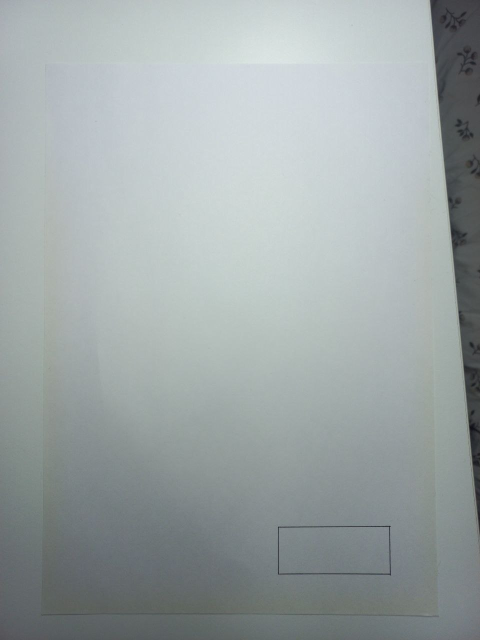
//> input picture lines/images/first.jpg, 960 x 1280 px (shown at 1/2 size)
$ ./main images/first.jpg   (built with g++ and OpenCV 4)
//> lines starting //> are read from the running program, lines starting //| are printed output that depends on the picture; after the words box and inside, x2 and y2 are one past the last pixel; in counts of white or black regions, pixels touching at a corner belong together
#include "opencv2/imgcodecs.hpp"
#include <iostream>
#include "opencv2/highgui.hpp"
#include "opencv2/imgproc.hpp"
using namespace cv;
using namespace std;

int main(int argc, char** argv)
{
    // Declare the output variables
    Mat dst;
    Mat cdst;
    Mat cdstP;
    const char* default_file = "sudoku.png";
    const char* filename = argc >=2 ? argv[1] : default_file;
    // Loads an image

    Mat from_file = imread( samples::findFile( filename ), IMREAD_GRAYSCALE );
//> from_file: 1280 rows x 960 cols, CV_8UC1; min 9, max 228, mean 163.7
    Mat src;
    cv::resize(from_file, src, cv::Size(), 0.75, 0.75);
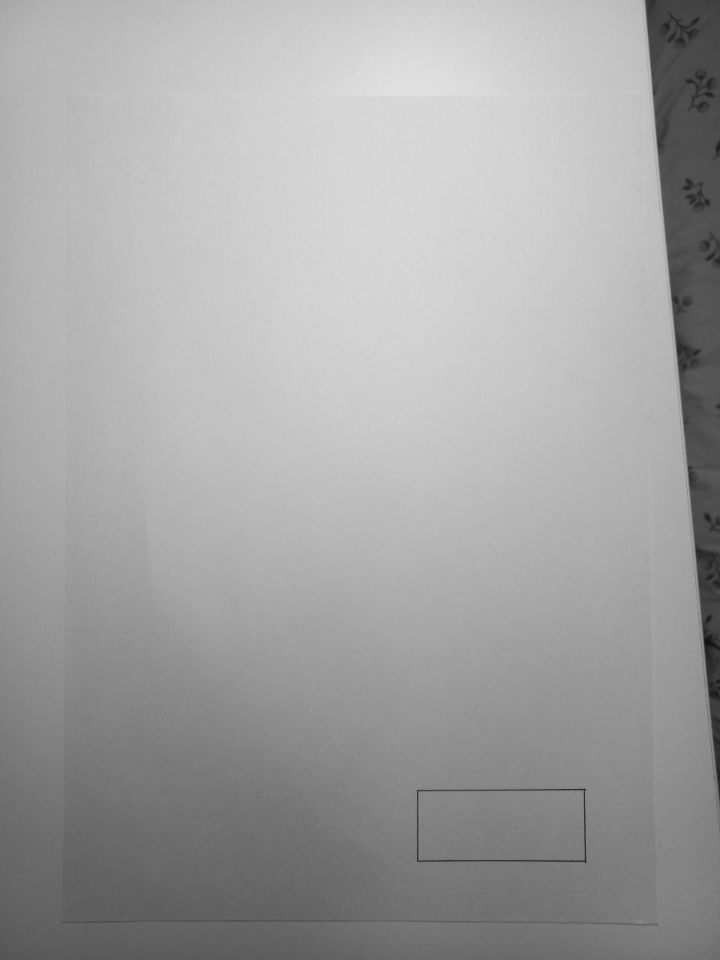
//> src: 960 rows x 720 cols, CV_8UC1; min 14, max 228, mean 163.6

    // Check if image is loaded fine
    if(src.empty()){
        printf(" Error opening image\n");
        printf(" Program Arguments: [image_name -- default %s] \n", default_file);
        return -1;
    }

    // Edge detection
    Canny(src, dst, 50, 200, 3);
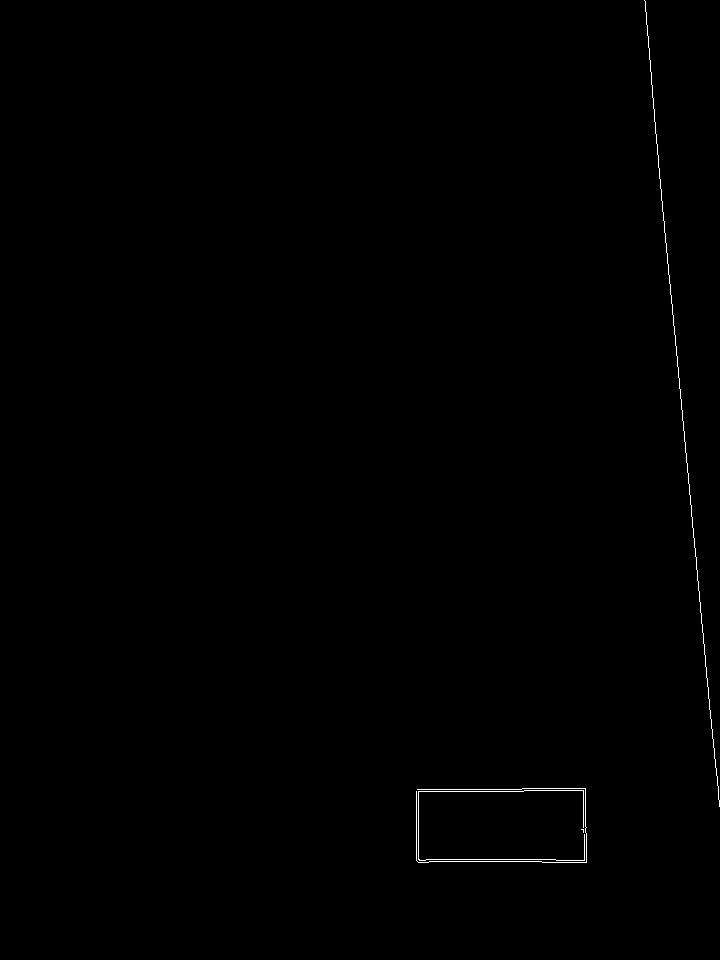
//> dst: 960 rows x 720 cols, CV_8UC1; 0.25% white in thin lines or dots, all inside (x1, y1, x2, y2) = (416, 0, 720, 863)
    imshow("dst", dst);

    // Copy edges to the images that will display the results in BGR
    cvtColor(dst, cdst, COLOR_GRAY2BGR);
    cdstP = cdst.clone();

    // Standard Hough Line Transform
    vector<Vec2f> lines; // will hold the results of the detection
    HoughLines(dst, lines, 1, CV_PI/180, 150, 0, 0 ); // runs the actual detection
//> lines = 2 lines (rho, theta): [-642, 3.05], [-644, 3.05]

    // Draw the lines
    for( size_t i = 0; i < lines.size(); i++ )
    {
        float rho = lines[i][0], theta = lines[i][1];
        Point pt1, pt2;
        double a = cos(theta), b = sin(theta);
        double x0 = a*rho, y0 = b*rho;
        pt1.x = cvRound(x0 + 1000*(-b));
        pt1.y = cvRound(y0 + 1000*(a));
        pt2.x = cvRound(x0 - 1000*(-b));
        pt2.y = cvRound(y0 - 1000*(a));
        line( cdst, pt1, pt2, Scalar(0,0,255), 3, LINE_AA);
    }
//> this loop made 2 passes
//> (rho, theta, a, b, x0, y0) on passes 1 to 2: (-642, 3.05, -0.996, 0.0872, 639.6, -55.95), (-644, 3.05, -0.996, 0.0872, 641.5, -56.13)
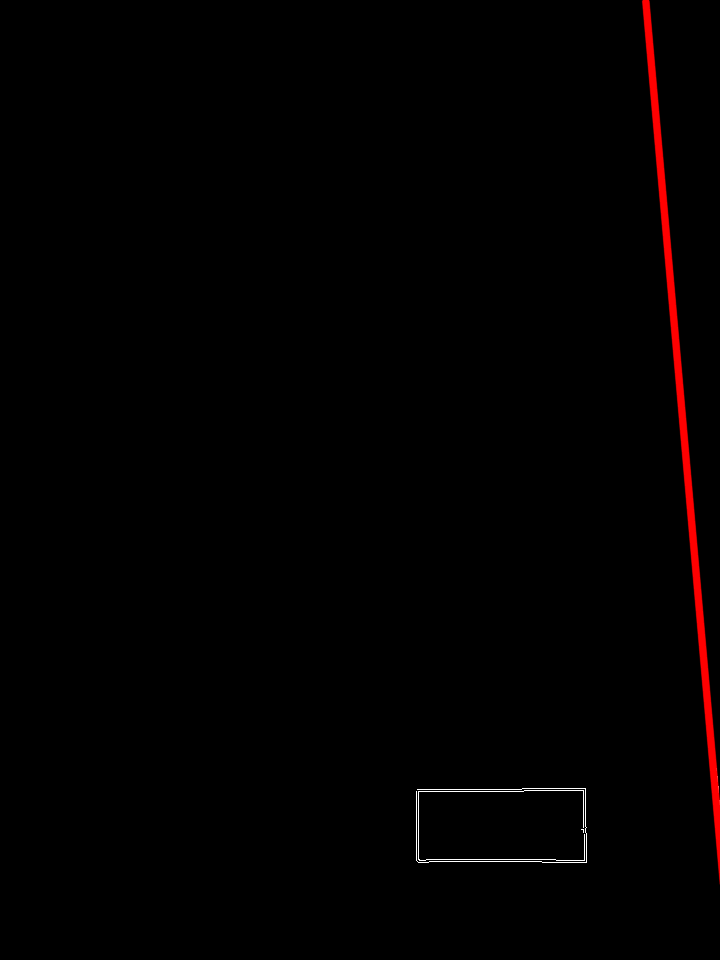
//> cdst: 960 rows x 720 cols, CV_8UC3; mean B, G, R 0.4, 0.4, 2.7
    // Probabilistic Line Transform
    vector<Vec4i> linesP; // will hold the results of the detection
    HoughLinesP(dst, linesP, 1, CV_PI/180, 30, 10, 10 ); // runs the actual detection
//> linesP = 20 lines (x1, y1, x2, y2), first 8: [644, 0, 670, 294], [680, 389, 706, 677], [695, 548, 715, 767], [416, 791, 523, 791], [499, 861, 541, 861], [416, 859, 555, 859], [417, 789, 521, 789], [674, 326, 692, 527]
    // Draw the lines
    for( size_t i = 0; i < linesP.size(); i++ )
    {
        Vec4i l = linesP[i];
        std::cout << "Line start " << l[0] << "x" << l[1] << " line end "<< l[2] << "x" << l[3] << std::endl;
        line( cdstP, Point(l[0], l[1]), Point(l[2], l[3]), Scalar(0,0,255), 1, LINE_AA);
    }
//> this loop made 20 passes
//> l on passes 1 to 12: [644, 0, 670, 294], [680, 389, 706, 677], [695, 548, 715, 767], [416, 791, 523, 791], [499, 861, 541, 861], [416, 859, 555, 859], [417, 789, 521, 789], [674, 326, 692, 527], [583, 788, 583, 832], [585, 832, 585, 794], [416, 860, 416, 792], [418, 862, 428, 862]
//| Line start 644x0 line end 670x294
//| Line start 680x389 line end 706x677
//| Line start 695x548 line end 715x767
//| Line start 416x791 line end 523x791
//| Line start 499x861 line end 541x861
//| Line start 416x859 line end 555x859
//| Line start 417x789 line end 521x789
//| Line start 674x326 line end 692x527
//> (output is shown up to pass 8 of 20)
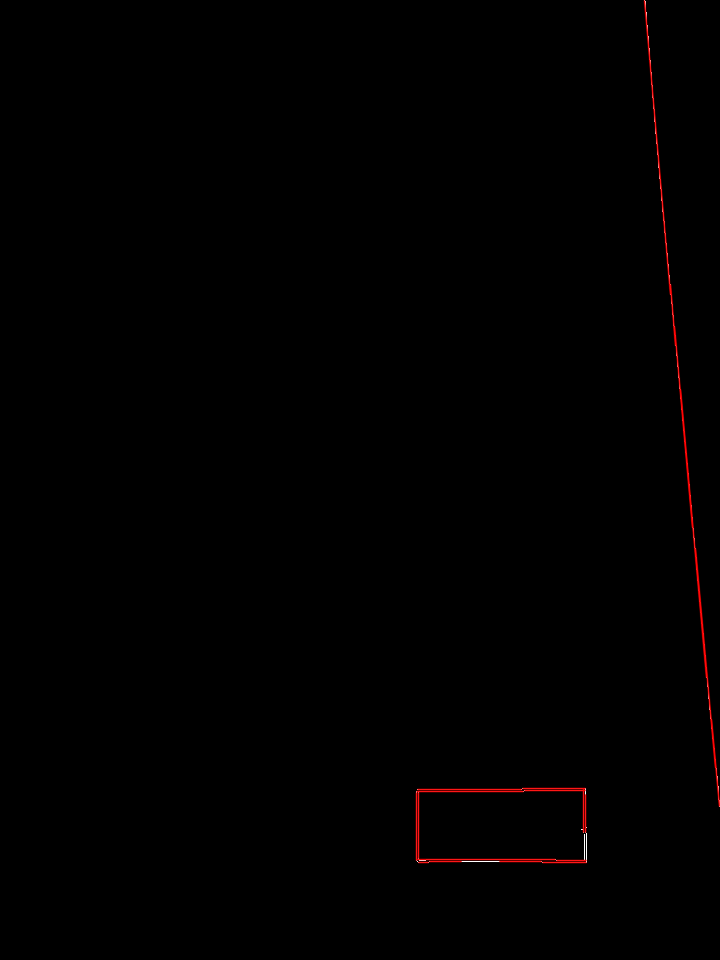
//> cdstP: 960 rows x 720 cols, CV_8UC3; mean B, G, R 0.1, 0.1, 1
    // Show results
    //imshow("Source", src);
    //imshow("Detected Lines (in red) - Standard Hough Line Transform", cdst);
    imshow("Detected Lines (in red) - Probabilistic Line Transform", cdstP);
    // Wait and Exit
    char k = waitKey();
//> the space key is pressed
    while(k != 'q'){
        k = waitKey();
//> the 'q' key is pressed
    }
    return 0;
}
